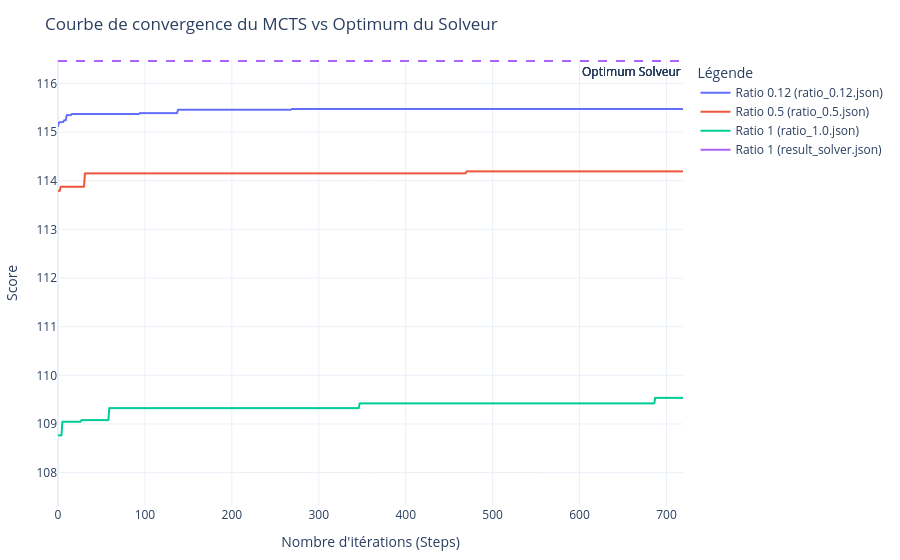

Notebook cell for this chart:
### Code cell
import os
import json
import pandas as pd
import plotly.express as px

folder = "../res_expe_12h"  # Dossier contenant les fichiers JSON

# --- 1. Extraction des données ---
data_convergence = []
solver_scores = {}  # Pour mémoriser le score du solveur de chaque configuration

for filename in os.listdir(folder):
    if filename.endswith(".json"):
        filepath = os.path.join(folder, filename)
        with open(filepath, 'r', encoding='utf-8') as f:
            file_content = json.load(f)
            
            # Gère liste ou dictionnaire unique
            experiences = file_content if isinstance(file_content, list) else [file_content]
                
            for exp in experiences:
                try:
                    ratio = exp.get("parameters", {}).get("ratioRandom", 0)
                    
                    # Identifiant unique pour la courbe (utile si plusieurs fichiers ont le même ratio)
                    label = f"Ratio {ratio} ({filename})"
                    
                    # Récupération du score du solveur
                    solver_score = exp.get("results", {}).get("solver", {}).get("score", None)
                    if solver_score is not None:
                        solver_scores[label] = solver_score
                        
                    # Récupération de l'évolution du score MCTS (on prend le 1er essai)
                    mcts_tries = exp.get("results", {}).get("mcts", {}).get("tries", [])
                    if mcts_tries:
                        steps = mcts_tries[0].get("steps", [])
                        for step_idx, step in enumerate(steps):
                            data_convergence.append({
                                "Configuration": label,
                                "Etape": step_idx,
                                "Score": step.get("score", 0)
                            })
                            
                except Exception as e:
                    print(f"⚠️ Erreur sur {filename} : {e}")

# --- 2. Création du DataFrame ---
df_convergence = pd.DataFrame(data_convergence)

if not df_convergence.empty:
    # --- 3. Création du graphique de convergence ---
    fig = px.line(
        df_convergence, 
        x="Etape", 
        y="Score", 
        color="Configuration",
        title="Courbe de convergence du MCTS vs Optimum du Solveur",
        labels={"Etape": "Nombre d'itérations (Steps)", "Score": "Score", "Configuration": "Configuration"}
    )
    
    # --- 4. Ajout des droites horizontales (Solveur) ---
    for trace in fig.data:
        label = trace.name
        if label in solver_scores:
            fig.add_hline(
                y=solver_scores[label], 
                line_dash="dash", 
                line_color=trace.line.color,  # Utilise la même couleur que la courbe MCTS
                annotation_text=f"Optimum Solveur",
                annotation_position="bottom right"
            )

    # --- 5. Mise en page et déplacement de la légende à droite ---
    fig.update_layout(
        template="plotly_white",
        hovermode="x unified",
        # Légende positionnée verticalement sur la droite de la figure
        legend=dict(
            title="Légende",
            x=1.02,          # Légèrement à droite de la zone graphique
            y=1,             # Aligné en haut
            xanchor="left",
            yanchor="top"
        ),
        # Augmentation de la marge de droite pour laisser de la place à la légende
        margin=dict(t=60, b=40, l=40, r=200)
    )
    
    fig.show()
else:
    print("❌ Aucune donnée de convergence n'a pu être extraite.")

### Figure 1 — Plotly figure (JSON) as saved in the notebook; plotly's stock layout.template omitted (floating-point values rounded to 4 significant figures; data arrays with more than 128 entries replaced by an {"elided": "..."} marker saying what was removed)
{"data": [{"hovertemplate": "Configuration=Ratio 0.12 (ratio_0.12.json)<br>Nombre d'itérations (Steps)=%{x}<br>Score=%{y}<extra></extra>", "legendgroup": "Ratio 0.12 (ratio_0.12.json)", "line": {"color": "#636efa", "dash": "solid"}, "marker": {"symbol": "circle"}, "mode": "lines", "name": "Ratio 0.12 (ratio_0.12.json)", "showlegend": true, "type": "scattergl", "x": {"elided": "720 int values"}, "xaxis": "x", "y": {"elided": "720 float values"}, "yaxis": "y"}, {"hovertemplate": "Configuration=Ratio 0.5 (ratio_0.5.json)<br>Nombre d'itérations (Steps)=%{x}<br>Score=%{y}<extra></extra>", "legendgroup": "Ratio 0.5 (ratio_0.5.json)", "line": {"color": "#EF553B", "dash": "solid"}, "marker": {"symbol": "circle"}, "mode": "lines", "name": "Ratio 0.5 (ratio_0.5.json)", "showlegend": true, "type": "scattergl", "x": {"elided": "720 int values"}, "xaxis": "x", "y": {"elided": "720 float values"}, "yaxis": "y"}, {"hovertemplate": "Configuration=Ratio 1 (ratio_1.0.json)<br>Nombre d'itérations (Steps)=%{x}<br>Score=%{y}<extra></extra>", "legendgroup": "Ratio 1 (ratio_1.0.json)", "line": {"color": "#00cc96", "dash": "solid"}, "marker": {"symbol": "circle"}, "mode": "lines", "name": "Ratio 1 (ratio_1.0.json)", "showlegend": true, "type": "scattergl", "x": {"elided": "720 int values"}, "xaxis": "x", "y": {"elided": "720 float values"}, "yaxis": "y"}, {"hovertemplate": "Configuration=Ratio 1 (result_solver.json)<br>Nombre d'itérations (Steps)=%{x}<br>Score=%{y}<extra></extra>", "legendgroup": "Ratio 1 (result_solver.json)", "line": {"color": "#ab63fa", "dash": "solid"}, "marker": {"symbol": "circle"}, "mode": "lines", "name": "Ratio 1 (result_solver.json)", "showlegend": true, "type": "scattergl", "x": [0], "xaxis": "x", "y": [107.8], "yaxis": "y"}], "layout": {"annotations": [{"showarrow": false, "text": "Optimum Solveur", "x": 1, "xanchor": "right", "xref": "x domain", "y": 116.5, "yanchor": "top", "yref": "y"}, {"showarrow": false, "text": "Optimum Solveur", "x": 1, "xanchor": "right", "xref": "x domain", "y": 116.5, "yanchor": "top", "yref": "y"}, {"showarrow": false, "text": "Optimum Solveur", "x": 1, "xanchor": "right", "xref": "x domain", "y": 116.5, "yanchor": "top", "yref": "y"}, {"showarrow": false, "text": "Optimum Solveur", "x": 1, "xanchor": "right", "xref": "x domain", "y": 116.5, "yanchor": "top", "yref": "y"}], "hovermode": "x unified", "legend": {"title": {"text": "Légende"}, "tracegroupgap": 0, "x": 1.02, "xanchor": "left", "y": 1, "yanchor": "top"}, "margin": {"b": 40, "l": 40, "r": 200, "t": 60}, "shapes": [{"line": {"color": "#636efa", "dash": "dash"}, "type": "line", "x0": 0, "x1": 1, "xref": "x domain", "y0": 116.5, "y1": 116.5, "yref": "y"}, {"line": {"color": "#EF553B", "dash": "dash"}, "type": "line", "x0": 0, "x1": 1, "xref": "x domain", "y0": 116.5, "y1": 116.5, "yref": "y"}, {"line": {"color": "#00cc96", "dash": "dash"}, "type": "line", "x0": 0, "x1": 1, "xref": "x domain", "y0": 116.5, "y1": 116.5, "yref": "y"}, {"line": {"color": "#ab63fa", "dash": "dash"}, "type": "line", "x0": 0, "x1": 1, "xref": "x domain", "y0": 116.5, "y1": 116.5, "yref": "y"}], "title": {"text": "Courbe de convergence du MCTS vs Optimum du Solveur"}, "xaxis": {"anchor": "y", "domain": [0, 1], "title": {"text": "Nombre d'itérations (Steps)"}}, "yaxis": {"anchor": "x", "domain": [0, 1], "title": {"text": "Score"}}}}
